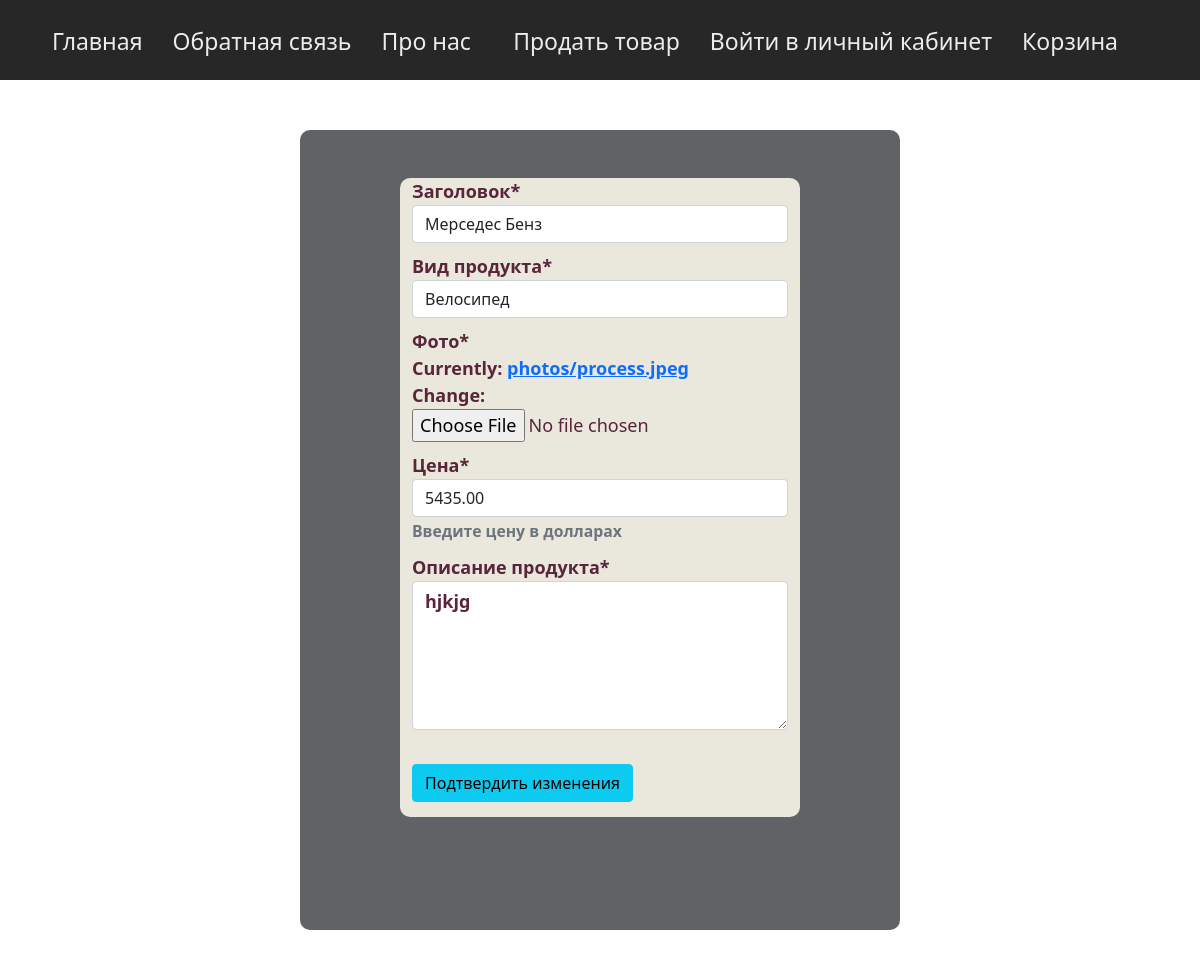
The app's page /product/mersedes-benz/update-product/ with its own data.
### main/models.py (models this page shows, shortened)
class Product(models.Model):
    title = models.CharField(verbose_name='Заголовок', max_length=50)
    cat = models.ForeignKey(Category, verbose_name='Вид продукта', on_delete=models.PROTECT)
    content = models.TextField(verbose_name='Описание продукта', max_length=255)
    img = ResizedImageField(size=[MIN_RESOLUTION[1], MIN_RESOLUTION[0]], quality=95, crop=['middle', 'center'], upload_to='photos', verbose_name='Фото', validators=[valid_size])
    price = models.DecimalField(verbose_name='Цена', max_digits=10, decimal_places=2, default=0,
                                validators=[MinValueValidator(Decimal('0'))], help_text='Введите цену в долларах')
    slug = AutoSlugField(null=True, default=None, always_update=True, unique=True, db_index=True, verbose_name='URL',
                         populate_from='title')
    created_by = models.ForeignKey(user, on_delete=models.CASCADE, null=True)
    create_time = models.DateTimeField(verbose_name='Время создания', auto_now_add=True)
    update_time = models.DateTimeField(verbose_name='Время последнего изменения', auto_now=True)
    class Meta:
        verbose_name = 'Товар'
        verbose_name_plural = 'Товары'
        ordering = ['create_time']

### main/views.py (the view)
# urls.py: path('product/<slug:product_slug>/update-product/', UpdateProductView.as_view(), name='update_product'),
class UpdateProductView(DetailBarMixin, UpdateView):
    model = Product
    slug_url_kwarg = 'product_slug'
    template_name = 'main/update_product.html'
    success_url = reverse_lazy('home')
    fields = ('title', 'cat', 'img', 'price', 'content')

### main/mixins.py (called while the page is built)
    def get_context_data(self,  **kwargs):
        context = super().get_context_data(**kwargs)
        context['bar_left'] = bar_left
        return context

### main/models.py (called while the page is built)
    def __str__(self):
        return self.name

### main/templatetags/product_tags.py (called while the page is built)
@register.filter('input_type')
def input_type(input):
    return input.field.widget.__class__.__name__

### main/templates/main/update_product.html (shortened to what this page needs)
{% extends 'main/base.html' %}
{% load static %}
{% load crispy_forms_tags %}
{% load widget_tweaks %}
{% load product_tags %}
{% block content %}
<div class="update-form">
    <div class="inline-update">
    <div class="container update-product">
            <form method="post" action="" enctype="multipart/form-data">
                {% for field in form %}
                     {% if field|input_type == 'Textarea' %}
                        <div class="textarea">{{ field|attr:"rows:5" |attr:"cols:49" |as_crispy_field }}</div>
                    {% else %}
                         <div class="form-field-update">{{ field|as_crispy_field }}</div>
                    {% endif %}
                {% endfor %}
                <br>
                <div class="update-card-button">
                    <button class="btn btn-info" type="submit">Подтвердить изменения</button>
                </div>
            </form>
        </div>
    </div>
</div>
{% endblock content %}

### main/static/main/css/style.css (style rules this page uses)
.create-form, { height: 670px; margin: 50px auto; width: 600px; background: #222629; border-radius: 10px; }
.update-form { height: 800px; margin: 50px auto; width: 600px; background: #5F6366; border-radius: 10px; }
.update-form .update-product { border-radius: 10px; display: block; width: 400px; background: #EAE7DC; }
.update-product .form-field-update, .update-product .textarea { margin-bottom: 10px; margin-bottom: 10px;; font-size: 18px; font-weight: bold; color: #59253A; }
.inline-create, .inline-update { padding-top: 48px; }
.add-card-button, .update-card-button { padding-bottom: 15px; }

### records on screen
Product: form "Мерседес Бенз" "Велосипед" "5435.00", form "hjkjg"

### other values on screen
{{ elem.title }} "Главная" "Обратная связь" "Про нас"
